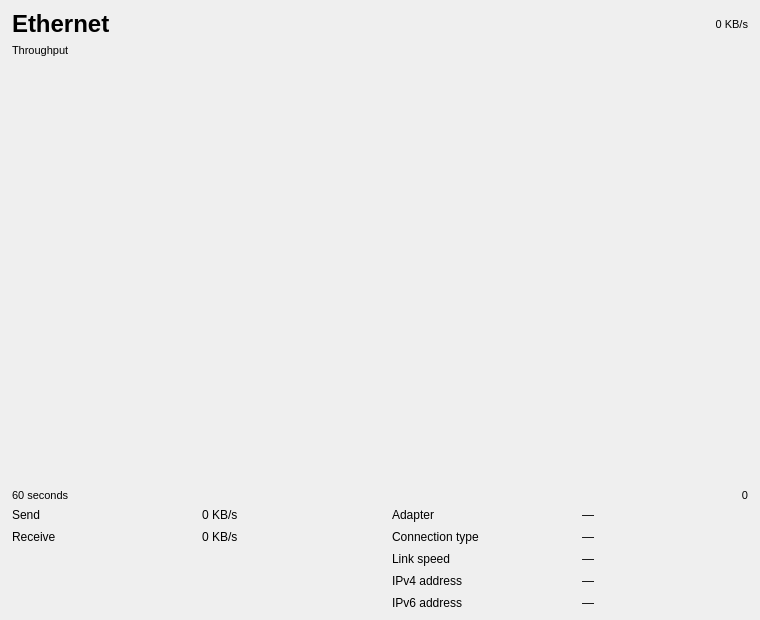
<?xml version="1.0" encoding="UTF-8"?>
<ui version="4.0">
 <class>NetworkDetailWidget</class>
 <widget class="QWidget" name="NetworkDetailWidget">
  <property name="geometry">
   <rect>
    <x>0</x>
    <y>0</y>
    <width>760</width>
    <height>620</height>
   </rect>
  </property>
  <layout class="QVBoxLayout" name="verticalLayout" stretch="0,0,1,0,0,0">
   <property name="spacing">
    <number>6</number>
   </property>
   <property name="leftMargin">
    <number>12</number>
   </property>
   <property name="topMargin">
    <number>10</number>
   </property>
   <property name="rightMargin">
    <number>12</number>
   </property>
   <property name="bottomMargin">
    <number>10</number>
   </property>
   <item>
    <layout class="QHBoxLayout" name="headerLayout">
     <item>
      <widget class="QLabel" name="titleLabel">
       <property name="styleSheet">
        <string>font-size: 18pt; font-weight: bold;</string>
       </property>
       <property name="text">
        <string>Ethernet</string>
       </property>
      </widget>
     </item>
     <item>
      <spacer>
       <property name="orientation">
        <enum>Qt::Orientation::Horizontal</enum>
       </property>
       <property name="sizeHint" stdset="0">
        <size>
         <width>40</width>
         <height>0</height>
        </size>
       </property>
      </spacer>
     </item>
     <item>
      <widget class="QLabel" name="throughputGraphMaxLabel">
       <property name="styleSheet">
        <string>font-size: 8pt;</string>
       </property>
       <property name="text">
        <string>0 KB/s</string>
       </property>
       <property name="alignment">
        <set>Qt::AlignmentFlag::AlignRight|Qt::AlignmentFlag::AlignTrailing|Qt::AlignmentFlag::AlignVCenter</set>
       </property>
      </widget>
     </item>
    </layout>
   </item>
   <item>
    <widget class="QLabel" name="throughputLabel">
     <property name="styleSheet">
      <string>font-size: 8pt;</string>
     </property>
     <property name="text">
      <string>Throughput</string>
     </property>
    </widget>
   </item>
   <item>
    <widget class="Perf::GraphWidget" name="throughputGraphWidget" native="true">
     <property name="minimumHeight">
      <number>220</number>
     </property>
     <property name="sizePolicy">
      <sizepolicy hsizetype="Expanding" vsizetype="Expanding">
       <horstretch>0</horstretch>
       <verstretch>1</verstretch>
      </sizepolicy>
     </property>
    </widget>
   </item>
   <item>
    <layout class="QHBoxLayout" name="timeAxisLayout">
     <item>
      <widget class="QLabel" name="timeLeftLabel">
       <property name="styleSheet">
        <string>font-size: 8pt;</string>
       </property>
       <property name="text">
        <string>60 seconds</string>
       </property>
      </widget>
     </item>
     <item>
      <spacer>
       <property name="orientation">
        <enum>Qt::Orientation::Horizontal</enum>
       </property>
       <property name="sizeHint" stdset="0">
        <size>
         <width>40</width>
         <height>0</height>
        </size>
       </property>
      </spacer>
     </item>
     <item>
      <widget class="QLabel" name="timeRightLabel">
       <property name="styleSheet">
        <string>font-size: 8pt;</string>
       </property>
       <property name="text">
        <string>0</string>
       </property>
       <property name="alignment">
        <set>Qt::AlignmentFlag::AlignRight|Qt::AlignmentFlag::AlignTrailing|Qt::AlignmentFlag::AlignVCenter</set>
       </property>
      </widget>
     </item>
    </layout>
   </item>
   <item>
    <layout class="QGridLayout" name="statsGrid">
     <property name="horizontalSpacing">
      <number>24</number>
     </property>
     <property name="verticalSpacing">
      <number>8</number>
     </property>
     <item row="0" column="0">
      <widget class="QLabel" name="sendLabel">
       <property name="styleSheet">
        <string></string>
       </property>
       <property name="text">
        <string>Send</string>
       </property>
      </widget>
     </item>
     <item row="0" column="1">
      <widget class="QLabel" name="sendValueLabel">
       <property name="text">
        <string>0 KB/s</string>
       </property>
      </widget>
     </item>
     <item row="0" column="2">
      <widget class="QLabel" name="adapterLabel">
       <property name="styleSheet">
        <string></string>
       </property>
       <property name="text">
        <string>Adapter</string>
       </property>
      </widget>
     </item>
     <item row="0" column="3">
      <widget class="QLabel" name="adapterValueLabel">
       <property name="text">
        <string>—</string>
       </property>
      </widget>
     </item>
     <item row="1" column="0">
      <widget class="QLabel" name="receiveLabel">
       <property name="styleSheet">
        <string></string>
       </property>
       <property name="text">
        <string>Receive</string>
       </property>
      </widget>
     </item>
     <item row="1" column="1">
      <widget class="QLabel" name="receiveValueLabel">
       <property name="text">
        <string>0 KB/s</string>
       </property>
      </widget>
     </item>
     <item row="1" column="2">
      <widget class="QLabel" name="typeLabel">
       <property name="styleSheet">
        <string></string>
       </property>
       <property name="text">
        <string>Connection type</string>
       </property>
      </widget>
     </item>
     <item row="1" column="3">
      <widget class="QLabel" name="typeValueLabel">
       <property name="text">
        <string>—</string>
       </property>
      </widget>
     </item>
     <item row="2" column="2">
      <widget class="QLabel" name="speedLabel">
       <property name="styleSheet">
        <string></string>
       </property>
       <property name="text">
        <string>Link speed</string>
       </property>
      </widget>
     </item>
     <item row="2" column="3">
      <widget class="QLabel" name="speedValueLabel">
       <property name="text">
        <string>—</string>
       </property>
      </widget>
     </item>
     <item row="3" column="2">
      <widget class="QLabel" name="ipv4Label">
       <property name="styleSheet">
        <string></string>
       </property>
       <property name="text">
        <string>IPv4 address</string>
       </property>
      </widget>
     </item>
     <item row="3" column="3">
      <widget class="QLabel" name="ipv4ValueLabel">
       <property name="text">
        <string>—</string>
       </property>
      </widget>
     </item>
     <item row="4" column="2">
      <widget class="QLabel" name="ipv6Label">
       <property name="styleSheet">
        <string></string>
       </property>
       <property name="text">
        <string>IPv6 address</string>
       </property>
      </widget>
     </item>
     <item row="4" column="3">
      <widget class="QLabel" name="ipv6ValueLabel">
       <property name="text">
        <string>—</string>
       </property>
      </widget>
     </item>
    </layout>
   </item>
  </layout>
 </widget>
 <customwidgets>
  <customwidget>
   <class>Perf::GraphWidget</class>
   <extends>QWidget</extends>
   <header>perf/graphwidget.h</header>
  </customwidget>
 </customwidgets>
 <resources/>
 <connections/>
</ui>
